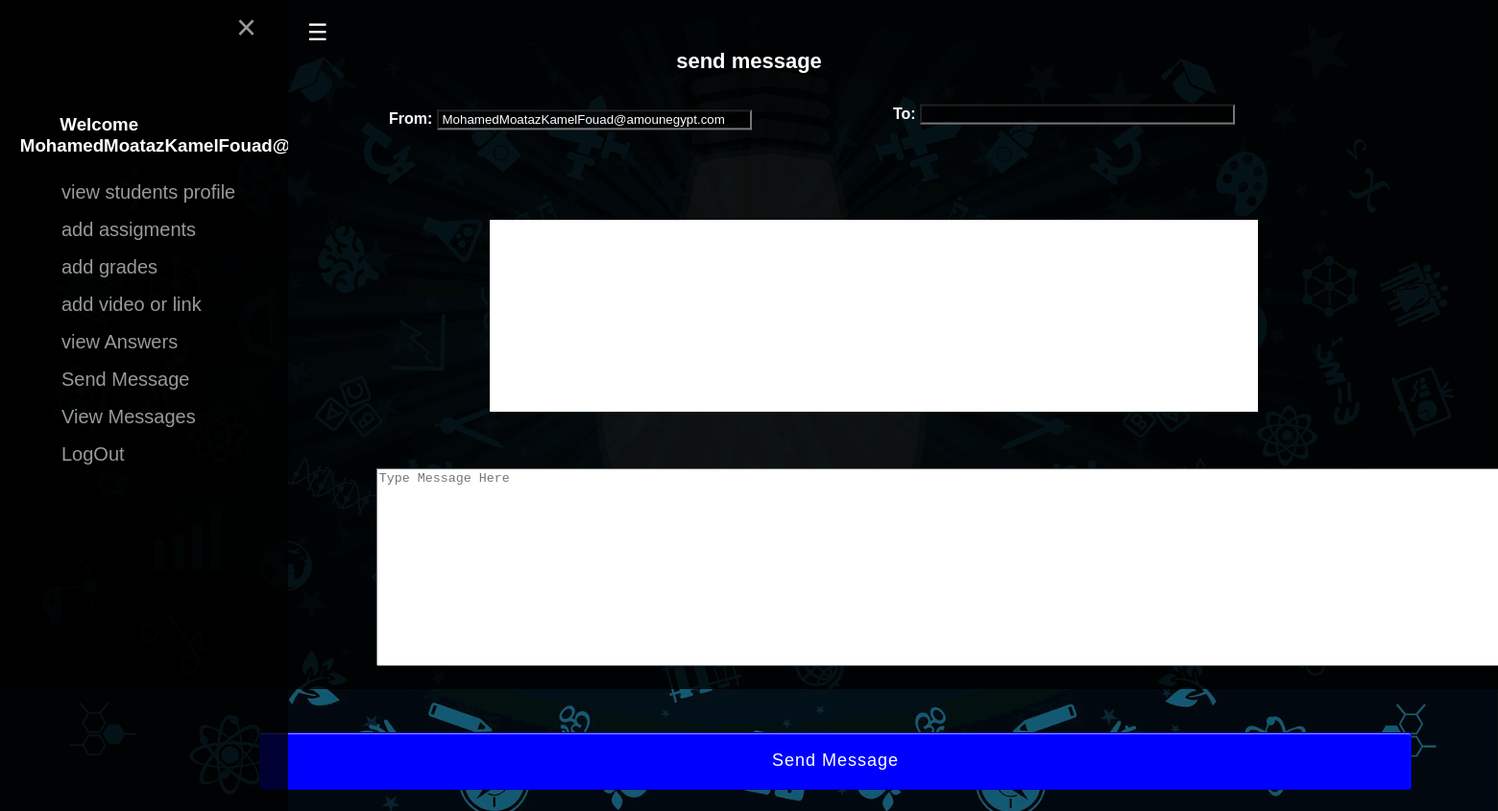
Before: /replyStudent.php (signed in) with the older database file.
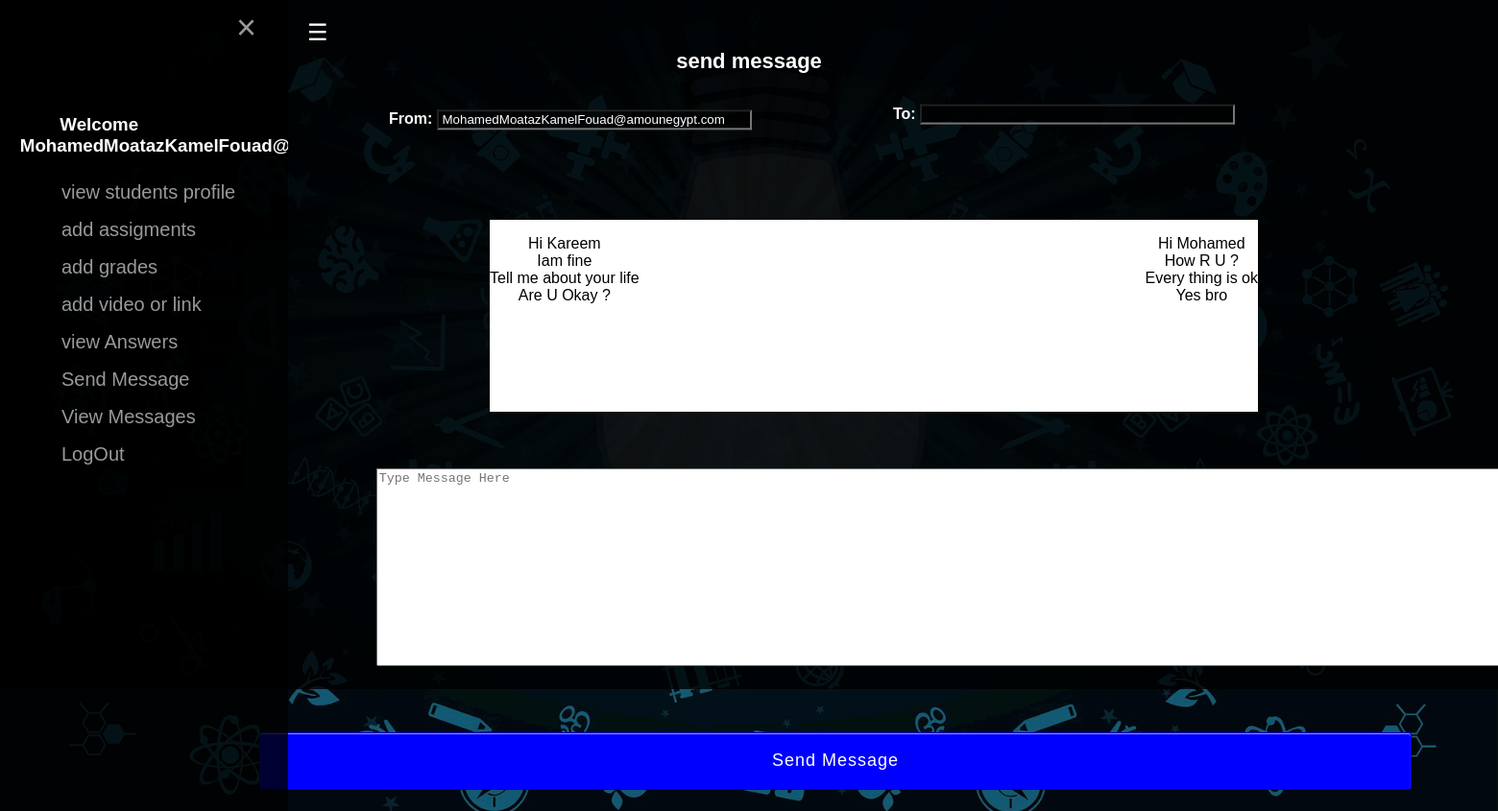
After: the same page with the newer database file.
### tables this page shows
CREATE TABLE `Registration` (
  `ID` int(255) NOT NULL,
  `firstName` varchar(30) NOT NULL,
  `secondName` varchar(30) NOT NULL,
  `thirdName` varchar(30) NOT NULL,
  `forthName` varchar(30) NOT NULL,
  `email` varchar(100) NOT NULL,
  `nationalNumber` varchar(20) NOT NULL,
  `birthDate` varchar(15) NOT NULL,
  `gender` varchar(10) NOT NULL,
  `user` int(5) DEFAULT NULL
);

CREATE TABLE `Chat` (
  `ID` int(11) NOT NULL,
  `Sender` varchar(80) NOT NULL,
  `Receiver` varchar(80) NOT NULL,
  `message` varchar(255) NOT NULL,
  `messageType` varchar(20) NOT NULL
);

### replyStudent.php (the view, shortened to what this page needs)
<?php include "dB.php";
 include "teacherfrontEnd.php";
?>
<form method="POST" action="">
  <div class="box">
    <br><div class="wra">
      <h1>send message</h1>
      <br><br><br>
      <div class="from">
<h4>From:
   <input type="text" name="S" readonly value=
   "<?php
     $result = mysqli_query($conn, "SELECT email FROM Registration WHERE email='".$_SESSION["email"]."'");
      if($row = mysqli_fetch_array($result)){
      echo $row['email'];
      }
      ?>
      ">
    </h4>
      </div>
    <br><br>
    <div class="to">
   <h4 class='to'> To:
   <input type="text" name="R" readonly value="<?php
      $result = mysqli_query($conn, "SELECT Sender FROM Chat WHERE Sender='".$_GET['<!?>']."'");
      if($row = mysqli_fetch_array($result)){
      echo $row['Sender'];
    }
    ?>
    ">
  </h4>
  </div>
<div class="rec">
  <?php
$result = mysqli_query($conn, "SELECT * FROM Chat WHERE Sender='".$_SESSION['email']."'");
echo '<p class="send">';
while($row = mysqli_fetch_array($result)){
  echo $row['message']. '<br>';
}
echo '</p>';
$result = mysqli_query($conn, "SELECT * FROM Chat WHERE Receiver='".$_SESSION['email']."'");
echo '<p class="rece">';
while($row = mysqli_fetch_array($result)){
 echo $row['message']. '<br>';
}
echo '</p>';
?>
</div>
    <textarea placeholder="Type Message Here" name="M"></textarea><br><br><br>
    <input type="submit" name="sub" value="Send Message">
  </div>
</div>
</form>

### teacherfrontEnd.php (shortened to what this page needs)
<!DOCTYPE html>
<html>
<head>
</head>
<body>
<div class="content">
 <div id="mainbox" onclick="openFunction()"><div class="session">&#9776;
					</div>
					</div>
  <div id="menu" class="sidemenu">
				<h3><?php
					echo '&nbsp&nbsp&nbsp&nbsp&nbsp&nbsp&nbsp&nbsp&nbsp&nbsp&nbsp&nbspWelcome<br>&nbsp&nbsp&nbsp&nbsp'.$_SESSION['email'];
				?></h3>
  				<a href="viewstudents.php">view students profile</a>
				<a href="addQuestions.php">add assigments</a>
				<a href="">add grades</a>
                <a href="addvideocourse.php">add video or link</a>
				<a href="viewAnswers.php">view Answers</a>
				<a href="teacherMessageFrontEnd.php">Send Message</a>
				<a href="viewMessageTeacher.php">View Messages</a>
				<a href='logout.php'>LogOut</a>
   <a href="#" class="closebtn" onclick="closeFunction()">&times;</a>
 </div>
</div>
</body>
</html>

### teacherfrontEnd.php (style rules this page uses)
body { background-image: url('Images/banner_img.png'); }

Changed rows visible on the page:
added chat: message "Hi Kareem", shown under "To:"
added chat: message "Iam fine", shown under "To:"
added chat: message "Tell me about your life", shown under "To:"
added chat: message "Are U Okay ?", shown under "To:"
added chat: message "Hi Mohamed"
added chat: message "How R U ?"
added chat: message "Every thing is ok"
added chat: message "Yes bro"
